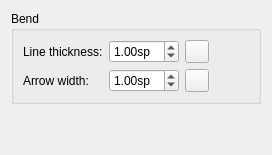
      <widget class="QWidget" name="PageBend">
       <layout class="QGridLayout" name="gridLayout_35">
        <item row="0" column="0">
         <widget class="QGroupBox" name="groupBox_39">
          <property name="title">
           <string>Bend</string>
          </property>
          <layout class="QGridLayout" name="gridLayout_36">
           <item row="1" column="3">
            <widget class="QToolButton" name="resetBendArrowWidth">
             <property name="toolTip">
              <string>Reset to default</string>
             </property>
             <property name="accessibleName">
              <string>Reset 'Line thickness' value</string>
             </property>
             <property name="text">
              <string notr="true"/>
             </property>
             <property name="icon">
              <iconset resource="musescore.qrc">
               <normaloff>:/data/icons/edit-reset.svg</normaloff>:/data/icons/edit-reset.svg</iconset>
             </property>
            </widget>
           </item>
           <item row="0" column="0">
            <widget class="QLabel" name="label_179">
             <property name="text">
              <string>Line thickness:</string>
             </property>
             <property name="buddy">
              <cstring>barreLineWidth</cstring>
             </property>
            </widget>
           </item>
           <item row="0" column="3">
            <widget class="QToolButton" name="resetBendLineWidth">
             <property name="toolTip">
              <string>Reset to default</string>
             </property>
             <property name="accessibleName">
              <string>Reset 'Arrow width' value</string>
             </property>
             <property name="text">
              <string notr="true"/>
             </property>
             <property name="icon">
              <iconset resource="musescore.qrc">
               <normaloff>:/data/icons/edit-reset.svg</normaloff>:/data/icons/edit-reset.svg</iconset>
             </property>
            </widget>
           </item>
           <item row="1" column="0">
            <widget class="QLabel" name="label_184">
             <property name="text">
              <string>Arrow width:</string>
             </property>
             <property name="buddy">
              <cstring>barreLineWidth</cstring>
             </property>
            </widget>
           </item>
           <item row="0" column="1">
            <widget class="QDoubleSpinBox" name="bendLineWidth">
             <property name="suffix">
              <string>sp</string>
             </property>
             <property name="minimum">
              <double>0.000000000000000</double>
             </property>
             <property name="maximum">
              <double>10.000000000000000</double>
             </property>
             <property name="singleStep">
              <double>0.100000000000000</double>
             </property>
             <property name="value">
              <double>1.000000000000000</double>
             </property>
            </widget>
           </item>
           <item row="1" column="1">
            <widget class="QDoubleSpinBox" name="bendArrowWidth">
             <property name="suffix">
              <string>sp</string>
             </property>
             <property name="minimum">
              <double>0.000000000000000</double>
             </property>
             <property name="maximum">
              <double>10.000000000000000</double>
             </property>
             <property name="singleStep">
              <double>0.100000000000000</double>
             </property>
             <property name="value">
              <double>1.000000000000000</double>
             </property>
            </widget>
           </item>
           <item row="0" column="4">
            <spacer name="horizontalSpacer_46">
             <property name="orientation">
              <enum>Qt::Horizontal</enum>
             </property>
             <property name="sizeHint" stdset="0">
              <size>
               <width>40</width>
               <height>20</height>
              </size>
             </property>
            </spacer>
           </item>
          </layout>
         </widget>
        </item>
        <item row="1" column="0">
         <spacer name="verticalSpacer_31">
          <property name="orientation">
           <enum>Qt::Vertical</enum>
          </property>
          <property name="sizeHint" stdset="0">
           <size>
            <width>20</width>
            <height>40</height>
           </size>
          </property>
         </spacer>
        </item>
       </layout>
      </widget>
